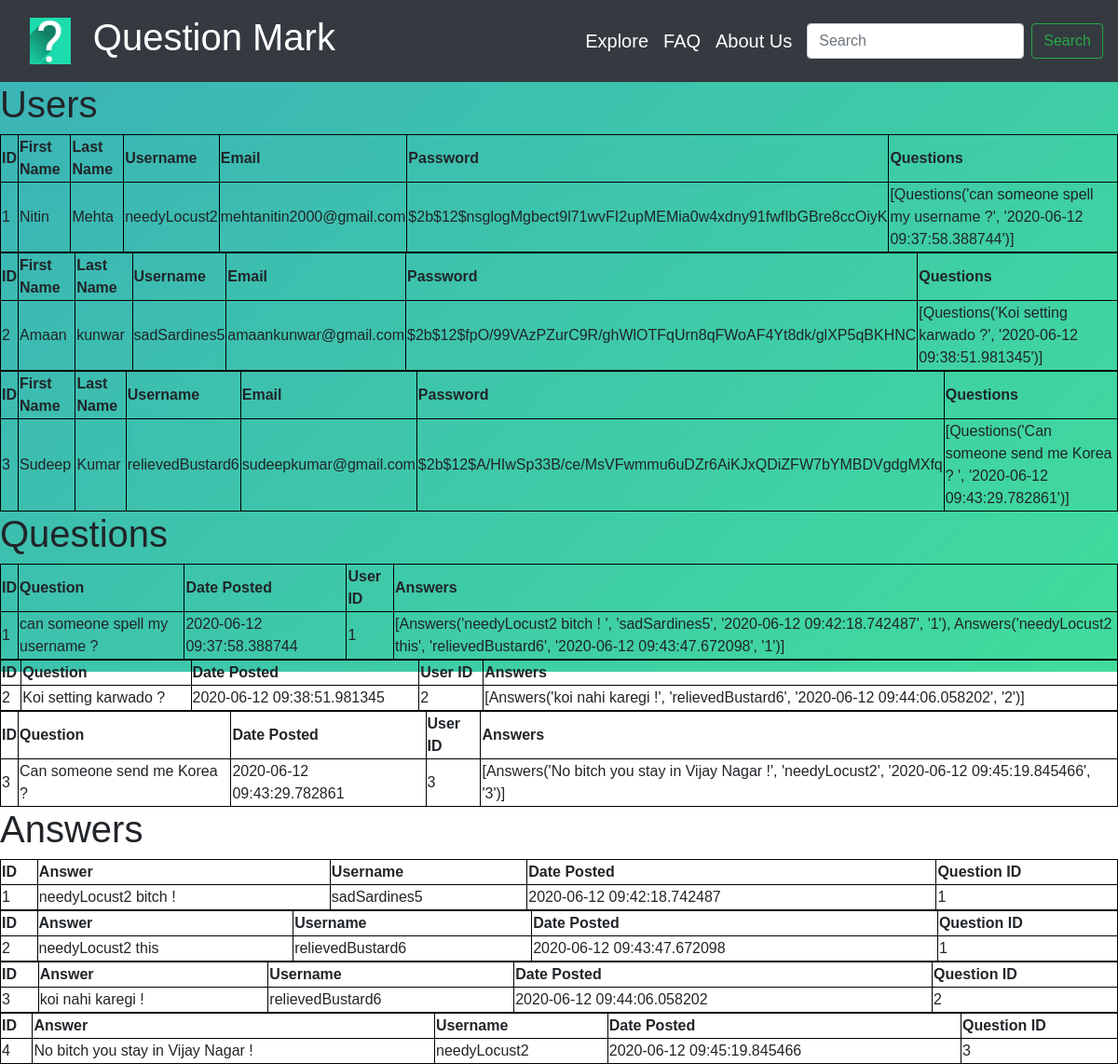
Screenshot of /users with the database file from the repository.
### Question_Mark/models.py (models this page shows, shortened)
class User(db.Model, UserMixin):
    id = db.Column(db.Integer, primary_key=True)
    first_name = db.Column(db.String(30), unique=False, nullable=False)
    last_name = db.Column(db.String(30), unique=False, nullable=False)
    username = db.Column(db.String(30), unique=True, nullable=False)
    email = db.Column(db.String(120), unique=True, nullable=False)
    image_file = db.Column(db.String(20), nullable=False, default="default.jpg")
    password = db.Column(db.String(60), nullable=False)
    questions = db.relationship("Questions", backref="author", lazy=True)

class Questions(db.Model):
    __searchable__ = ["question"]
    id = db.Column(db.Integer, primary_key=True)
    question = db.Column(db.Text, nullable=False)
    date_posted = db.Column(db.DateTime, nullable=False, default=datetime.utcnow)
    user_id = db.Column(db.Integer, db.ForeignKey("user.id"), nullable=False)
    answers = db.relationship("Answers", backref="writer", lazy=True)
    def __repr__(self):
        return f"Questions('{self.question}', '{self.date_posted}')"

class Answers(db.Model):
    id = db.Column(db.Integer, primary_key=True)
    answer = db.Column(db.Text, nullable=False)
    username = db.Column(
        db.String(30), nullable=False
    )  ## Username of the user who answered the question
    date_posted = db.Column(db.DateTime, nullable=False, default=datetime.utcnow)
    quest_id = db.Column(db.Integer, db.ForeignKey("questions.id"), nullable=False)
    def __repr__(self):
        return f"Answers('{self.answer}', '{self.username}', '{self.date_posted}', '{self.quest_id}')"

### Question_Mark/routes.py (the view)
@app.route("/users")
def users():
    users = User.query.all()
    questions = Questions.query.all()
    answers = Answers.query.all()
    return render_template(
        "users.html", title="Users", users=users, questions=questions, answers=answers
    )

### Question_Mark/templates/users.html (shortened to what this page needs)
{% extends "layout.html" %}
{%block content %}
<div class="page-header">
    <h1>Users</h1>
    {% for user in users %}
    <table style="width:100%">
        <tr>
            <th>ID</th>
            <th>First Name</th>
            <th>Last Name</th>
            <th>Username</th>
            <th>Email</th>
            <th>Password</th>
            <th>Questions</th>
        </tr>
        <tr>
            <td>{{ user.id }}</td>
            <td>{{ user.first_name }}</td>
            <td>{{ user.last_name }}</td>
            <td>{{ user.username }}</td>
            <td>{{ user.email }}</td>
            <td>{{ user.password }}</td>
            <td>{{ user.questions }}</td>
        </tr>
    </table>
    {% endfor %}
</div>
<div class="page-header">
    <h1>Questions</h1>
    {% for question in questions %}
    <table style="width:100%">
        <tr>
            <th>ID</th>
            <th>Question</th>
            <th>Date Posted</th>
            <th>User ID</th>
            <th>Answers</th>
        </tr>
        <tr>
            <td>{{ question.id }}</td>
            <td>{{ question.question }}</td>
            <td>{{ question.date_posted }}</td>
            <td>{{ question.user_id }}</td>
            <td>{{ question.answers }}</td>
        </tr>
    </table>
    {% endfor %}
</div>
<div class="page-header">
    <h1>Answers</h1>
    {% for answer in answers %}
    <table style="width:100%">
        <tr>
            <th>ID</th>
            <th>Answer</th>
            <th>Username</th>
            <th>Date Posted</th>
            <th>Question ID</th>
        </tr>
        <tr>
            <td>{{ answer.id }}</td>
            <td>{{ answer.answer }}</td>
            <td>{{ answer.username }}</td>
            <td>{{ answer.date_posted }}</td>
            <td>{{ answer.quest_id }}</td>
        </tr>
    </table>
    {% endfor %}
</div>
{% endblock content %}

### Question_Mark/templates/users.html (style rules this page uses)
table, th, td { border: 1px solid black; }

### Question_Mark/templates/layout.html (style rules this page uses)
body { box-sizing: border-box; font-family: sans-serif; }

### rows the page displays
User: id "1", first_name "Nitin", last_name "Mehta", username "needyLocust2", email "mehtanitin2000@gmail.com", password "$2b$12$nsglogMgbect9l71wvFI2upMEMia0w4xdny91fwfIbGBre8ccOiyK", questions "[Questions('can someone spell my username ?', '2020-06-12 09:37:58.388744')]"
User: id "2", first_name "Amaan", last_name "kunwar", username "sadSardines5", email "amaankunwar@gmail.com", password "$2b$12$fpO/99VAzPZurC9R/ghWlOTFqUrn8qFWoAF4Yt8dk/glXP5qBKHNC", questions "[Questions('Koi setting karwado ?', '2020-06-12 09:38:51.981345')]"
User: id "3", first_name "Sudeep", last_name "Kumar", username "relievedBustard6", email "sudeepkumar@gmail.com", password "$2b$12$A/HIwSp33B/ce/MsVFwmmu6uDZr6AiKJxQDiZFW7bYMBDVgdgMXfq", questions "[Questions('Can someone send me Korea ? ', '2020-06-12 09:43:29.782861')]"
Questions: id "1", question "can someone spell my username ?", date_posted "2020-06-12 09:37:58.388744", user_id "1", answers "[Answers('needyLocust2 bitch ! ', 'sadSardines5', '2020-06-12 09:42:18.742487', '1'), Answers('needyLocust2 this', 'relievedBustard6', '2020-06-12 09:43:47.672098', '1')]"
Questions: id "2", question "Koi setting karwado ?", date_posted "2020-06-12 09:38:51.981345", user_id "2", answers "[Answers('koi nahi karegi !', 'relievedBustard6', '2020-06-12 09:44:06.058202', '2')]"
Questions: id "3", question "Can someone send me Korea ?", date_posted "2020-06-12 09:43:29.782861", user_id "3", answers "[Answers('No bitch you stay in Vijay Nagar !', 'needyLocust2', '2020-06-12 09:45:19.845466', '3')]"
Answers: id "1", answer "needyLocust2 bitch !", username "sadSardines5", date_posted "2020-06-12 09:42:18.742487", quest_id "1"
Answers: id "2", answer "needyLocust2 this", username "relievedBustard6", date_posted "2020-06-12 09:43:47.672098", quest_id "1"
Answers: id "3", answer "koi nahi karegi !", username "relievedBustard6", date_posted "2020-06-12 09:44:06.058202", quest_id "2"
Answers: id "4", answer "No bitch you stay in Vijay Nagar !", username "needyLocust2", date_posted "2020-06-12 09:45:19.845466", quest_id "3"
